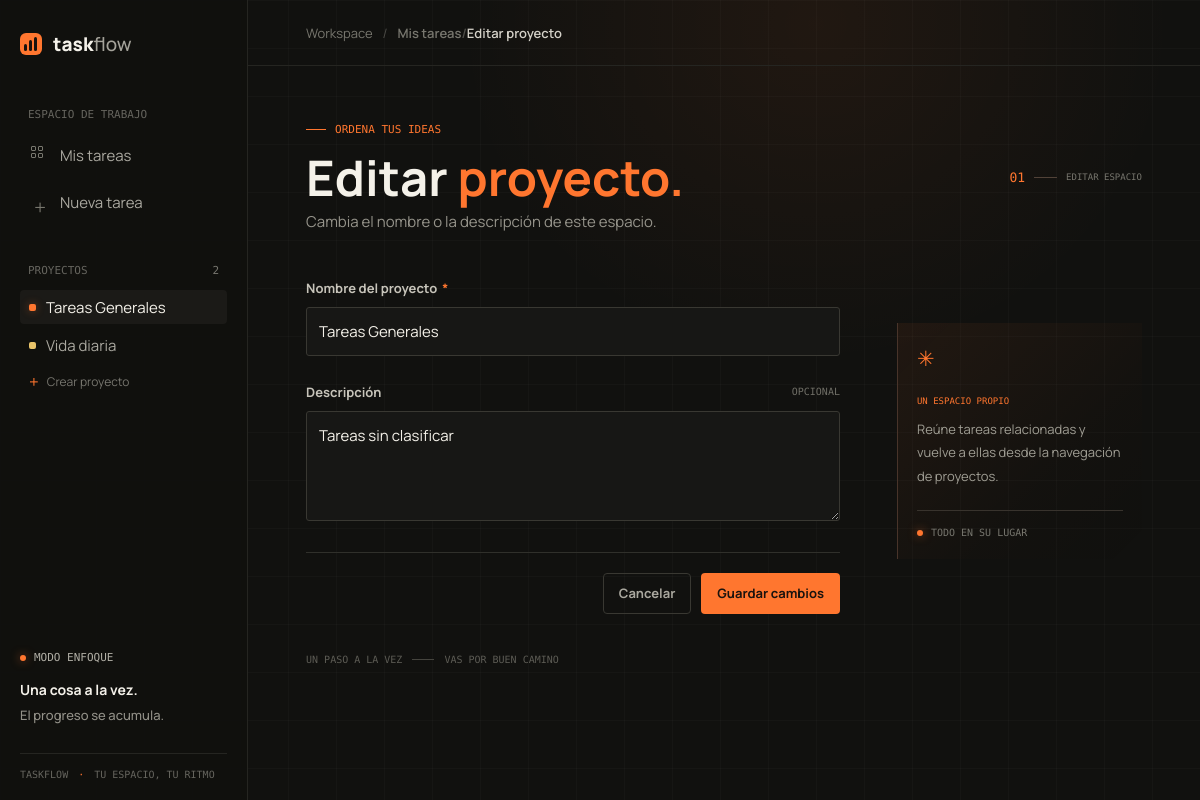
The page /proyectos/0/editar on the database its author committed.
### tables this page shows
CREATE TABLE proyectos (
            id INTEGER PRIMARY KEY AUTOINCREMENT,
            nombre TEXT NOT NULL,
            descripcion TEXT,
            fecha_inicio TEXT,
            estado TEXT
        );

### app.py (the view, shortened to what this page needs)
@app.route('/proyectos/<int:proyecto_id>/editar', methods=['GET', 'POST'])
def editar_proyecto_web(proyecto_id):
    proyecto = db_manager.obtener_proyecto(proyecto_id)
    if proyecto is None:
        abort(404)
    proyectos = db_manager.obtener_proyectos()
    proyecto_dict = proyecto.to_dict()
    return render_template(
        'formulario_proyecto.html',
        proyecto=proyecto_dict,
        proyecto_actual=proyecto_dict,
        proyectos=[item.to_dict() for item in proyectos]
    )

### src/database.py (called while the page is built)
def get_connection():
    conn = sqlite3.connect(DATABASE_NAME)
    conn.row_factory = sqlite3.Row
    return conn

    def obtener_proyectos(self):
        conn = get_connection()
        cursor = conn.cursor()
        cursor.execute("SELECT * FROM proyectos")
        filas = cursor.fetchall()
        conn.close()
        proyectos = [
            Proyecto(nombre=fila['nombre'], descripcion=fila['descripcion'],
                     id=fila['id'], estado=fila['estado'])
            for fila in filas
        ]
        return proyectos

    def obtener_proyecto(self, proyecto_id: int):
        conn = get_connection()
        fila = conn.execute(
            "SELECT * FROM proyectos WHERE id = ?", (proyecto_id,)
        ).fetchone()
        conn.close()
        if fila is None:
            return None
        return Proyecto(
            nombre=fila['nombre'], descripcion=fila['descripcion'],
            id=fila['id'], estado=fila['estado']
        )

### src/modelos.py (called while the page is built)
    def to_dict(self):
        return {
            'id': self._id,
            'nombre': self._nombre,
            'descripcion': self._descripcion,
            'fecha_inicio': self._fecha_inicio,
            'estado': self._estado
        }

### templates/formulario_proyecto.html (shortened to what this page needs)
{% extends 'base.html' %}
{% block breadcrumb %}<a href="{{ url_for('index') }}">Mis tareas</a><span class="crumb-slash">/</span>{{ 'Editar proyecto' if proyecto else 'Crear proyecto' }}{% endblock %}
{% block content %}
<section class="page-content form-page">
    <div class="page-heading form-heading">
        <div>
            <div class="eyebrow"><span class="eyebrow-line"></span> ORDENA TUS IDEAS</div>
            <h1>{{ 'Editar' if proyecto else 'Nuevo' }} <span>proyecto.</span></h1>
            <p class="page-subtitle">{{ 'Cambia el nombre o la descripción de este espacio.' if proyecto else 'Crea un espacio para reunir tareas relacionadas.' }}</p>
        </div>
        <div class="form-index"><span>01</span><i></i> {{ 'EDITAR ESPACIO' if proyecto else 'NUEVO ESPACIO' }}</div>
    </div>
    <div class="form-layout">
        <form class="task-form" method="post" action="{{ url_for('editar_proyecto_web', proyecto_id=proyecto.id) if proyecto else url_for('crear_proyecto_web') }}">
            <label class="field-label" for="nombre">Nombre del proyecto<span class="required-mark">*</span></label>
            <input class="text-input title-input" id="nombre" name="nombre" type="text" maxlength="80" value="{{ proyecto.nombre if proyecto else '' }}" placeholder="Ej. Lanzamiento de producto" required autofocus>
            <label class="field-label description-label" for="descripcion">Descripción <span class="optional-mark">OPCIONAL</span></label>
            <textarea class="text-input description-input" id="descripcion" name="descripcion" rows="4" maxlength="300" placeholder="¿Qué quieres reunir en este proyecto?">{{ proyecto.descripcion if proyecto else '' }}</textarea>
            <div class="form-actions">
                <a class="button button-quiet" href="{{ url_for('ver_proyecto', proyecto_id=proyecto.id) if proyecto else url_for('index') }}">Cancelar</a>
                <button class="button button-primary" type="submit">{{ 'Guardar cambios' if proyecto else 'Crear proyecto' }}</button>
            </div>
        </form>
        <aside class="form-aside">
            <div class="aside-mark" aria-hidden="true">✳</div>
            <div class="aside-kicker">UN ESPACIO PROPIO</div>
            <p>Reúne tareas relacionadas y vuelve a ellas desde la navegación de proyectos.</p>
            <div class="aside-rule"></div>
            <div class="aside-foot"><span class="focus-pulse"></span> TODO EN SU LUGAR</div>
        </aside>
    </div>
    <footer class="page-footer"><span>UN PASO A LA VEZ</span><span class="footer-dash"></span><span>VAS POR BUEN CAMINO</span></footer>
</section>
{% endblock %}

### templates/base.html (shortened to what this page needs)
<!doctype html>
<html lang="es">
<head>
    <link rel="stylesheet" href="{{ url_for('static', filename='css/style.css') }}">
</head>
<body>
    <div class="app-shell">
        <aside class="sidebar">
            <a class="brand" href="{{ url_for('index') }}" aria-label="Taskflow, inicio">
                <span class="brand-mark"><span></span><span></span><span></span></span>
                <span>task<span class="brand-light">flow</span></span>
            </a>
            <div class="sidebar-caption">ESPACIO DE TRABAJO</div>
            <nav class="main-nav" aria-label="Navegación principal">
                <a class="nav-link {% if request.endpoint == 'index' %}is-active{% endif %}" href="{{ url_for('index') }}">
                    <span class="nav-icon nav-grid" aria-hidden="true"><i></i><i></i><i></i><i></i></span>
                    <span>Mis tareas</span>
                </a>
                <a class="nav-link {% if request.endpoint == 'crear_tarea_web' %}is-active{% endif %}" href="{{ url_for('crear_tarea_web') }}">
                    <span class="nav-icon nav-plus" aria-hidden="true">+</span>
                    <span>Nueva tarea</span>
                </a>
            </nav>
            <div class="sidebar-caption project-caption">PROYECTOS <span>{{ proyectos|length if proyectos is defined else 0 }}</span></div>
            <div class="project-list">
                {% if proyectos is defined and proyectos %}
                    {% for proyecto in proyectos %}
                    <a class="project-link {% if proyecto_actual and proyecto_actual.id == proyecto.id %}is-current{% endif %}" href="{{ url_for('ver_proyecto', proyecto_id=proyecto.id) }}">
                        <span class="project-dot dot-{{ loop.index0 % 4 }}"></span>
                        <span class="project-name">{{ proyecto.nombre }}</span>
                    </a>
                    {% endfor %}
                {% else %}
                    <div class="project-empty">Aún no hay proyectos</div>
                {% endif %}
                <a class="project-add" href="{{ url_for('crear_proyecto_web') }}"><span aria-hidden="true">+</span> Crear proyecto</a>
            </div>
            <div class="sidebar-bottom">
                <div class="focus-label"><span class="focus-pulse"></span> MODO ENFOQUE</div>
                <div class="focus-copy">Una cosa a la vez.<br><span>El progreso se acumula.</span></div>
                <div class="sidebar-version">TASKFLOW <span>·</span> TU ESPACIO, TU RITMO</div>
            </div>
        </aside>
        <main class="main-content">
            <header class="topbar">
                <div class="breadcrumb"><span>Workspace</span><span class="crumb-slash">/</span><strong>{% block breadcrumb %}Tareas{% endblock %}</strong></div>
            </header>
            {% block content %}{% endblock %}
        </main>
    </div>
</body>
</html>

### rows shown on the page
proyectos: nombre "Tareas Generales", descripcion "Tareas sin clasificar"
proyectos: nombre "Vida diaria"

### other values the page prints
{{ proyectos|length if proyectos is defined else 0 }} "2"
{{ 'Editar proyecto' if proyecto else 'Crear proyecto' }} "Editar proyecto"
{{ 'Editar' if proyecto else 'Nuevo' }} "Editar"
{{ 'EDITAR ESPACIO' if proyecto else 'NUEVO ESPACIO' }} "EDITAR ESPACIO"
{{ 'Guardar cambios' if proyecto else 'Crear proyecto' }} "Guardar cambios"
